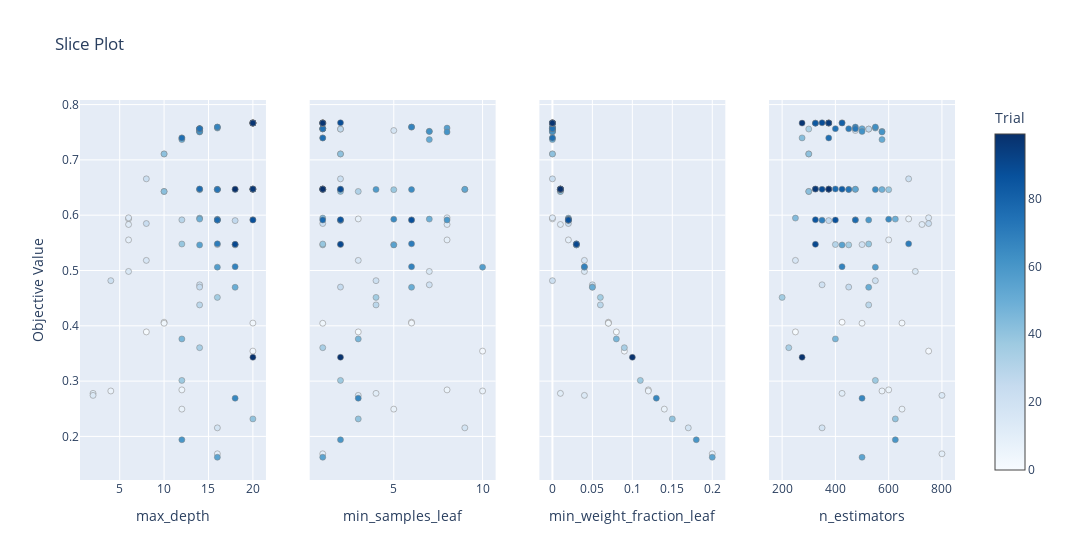

The code cell stored with this chart in its notebook:
### Code cell
optuna.visualization.plot_slice(study_ext)
